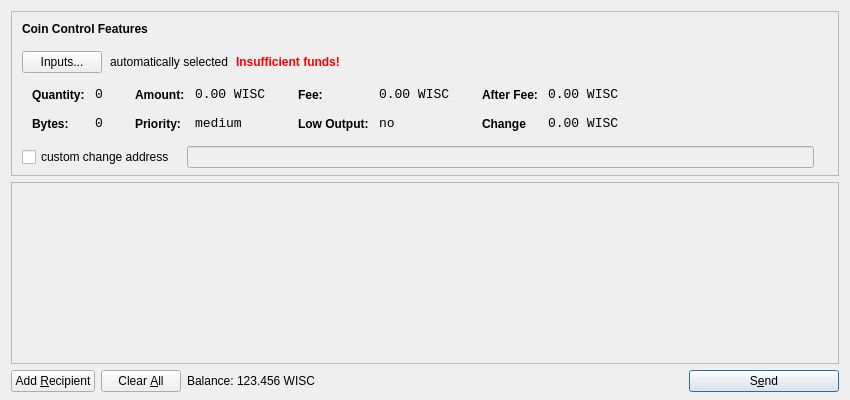
<?xml version="1.0" encoding="UTF-8"?>
<ui version="4.0">
 <class>SendCoinsDialog</class>
 <widget class="QDialog" name="SendCoinsDialog">
  <property name="geometry">
   <rect>
    <x>0</x>
    <y>0</y>
    <width>850</width>
    <height>400</height>
   </rect>
  </property>
  <property name="windowTitle">
   <string>Send Coins</string>
  </property>
  <layout class="QVBoxLayout" name="verticalLayout" stretch="0,1,0">
   <property name="bottomMargin">
    <number>8</number>
   </property>
   <item>
    <widget class="QFrame" name="frameCoinControl">
     <property name="sizePolicy">
      <sizepolicy hsizetype="Expanding" vsizetype="Expanding">
       <horstretch>0</horstretch>
       <verstretch>0</verstretch>
      </sizepolicy>
     </property>
     <property name="maximumSize">
      <size>
       <width>16777215</width>
       <height>16777215</height>
      </size>
     </property>
     <property name="frameShape">
      <enum>QFrame::StyledPanel</enum>
     </property>
     <property name="frameShadow">
      <enum>QFrame::Sunken</enum>
     </property>
     <layout class="QVBoxLayout" name="verticalLayoutCoinControl2">
      <property name="spacing">
       <number>-1</number>
      </property>
      <property name="leftMargin">
       <number>0</number>
      </property>
      <property name="topMargin">
       <number>0</number>
      </property>
      <property name="rightMargin">
       <number>0</number>
      </property>
      <property name="bottomMargin">
       <number>6</number>
      </property>
      <item>
       <layout class="QVBoxLayout" name="verticalLayoutCoinControl" stretch="0,0,0,0,1">
        <property name="spacing">
         <number>0</number>
        </property>
        <property name="leftMargin">
         <number>10</number>
        </property>
        <property name="topMargin">
         <number>10</number>
        </property>
        <item>
         <layout class="QHBoxLayout" name="horizontalLayoutCoinControl1">
          <property name="bottomMargin">
           <number>15</number>
          </property>
          <item>
           <widget class="QLabel" name="labelCoinControlFeatures">
            <property name="sizePolicy">
             <sizepolicy hsizetype="Preferred" vsizetype="Maximum">
              <horstretch>0</horstretch>
              <verstretch>0</verstretch>
             </sizepolicy>
            </property>
            <property name="font">
             <font>
              <weight>75</weight>
              <bold>true</bold>
             </font>
            </property>
            <property name="styleSheet">
             <string notr="true">font-weight:bold;</string>
            </property>
            <property name="text">
             <string>Coin Control Features</string>
            </property>
           </widget>
          </item>
         </layout>
        </item>
        <item>
         <layout class="QHBoxLayout" name="horizontalLayoutCoinControl2" stretch="0,0,0,0">
          <property name="spacing">
           <number>8</number>
          </property>
          <property name="bottomMargin">
           <number>10</number>
          </property>
          <item>
           <widget class="QPushButton" name="pushButtonCoinControl">
            <property name="styleSheet">
             <string notr="true"/>
            </property>
            <property name="text">
             <string>Inputs...</string>
            </property>
           </widget>
          </item>
          <item>
           <widget class="QLabel" name="labelCoinControlAutomaticallySelected">
            <property name="text">
             <string>automatically selected</string>
            </property>
            <property name="margin">
             <number>5</number>
            </property>
           </widget>
          </item>
          <item>
           <widget class="QLabel" name="labelCoinControlInsuffFunds">
            <property name="font">
             <font>
              <weight>75</weight>
              <bold>true</bold>
             </font>
            </property>
            <property name="styleSheet">
             <string notr="true">color:red;font-weight:bold;</string>
            </property>
            <property name="text">
             <string>Insufficient funds!</string>
            </property>
            <property name="margin">
             <number>5</number>
            </property>
           </widget>
          </item>
          <item>
           <spacer name="horizontalSpacerCoinControl">
            <property name="orientation">
             <enum>Qt::Horizontal</enum>
            </property>
            <property name="sizeHint" stdset="0">
             <size>
              <width>40</width>
              <height>1</height>
             </size>
            </property>
           </spacer>
          </item>
         </layout>
        </item>
        <item>
         <widget class="QWidget" name="widgetCoinControl" native="true">
          <property name="sizePolicy">
           <sizepolicy hsizetype="Preferred" vsizetype="Preferred">
            <horstretch>0</horstretch>
            <verstretch>0</verstretch>
           </sizepolicy>
          </property>
          <property name="minimumSize">
           <size>
            <width>0</width>
            <height>0</height>
           </size>
          </property>
          <property name="styleSheet">
           <string notr="true"/>
          </property>
          <layout class="QHBoxLayout" name="horizontalLayoutCoinControl5">
           <property name="margin">
            <number>0</number>
           </property>
           <item>
            <layout class="QHBoxLayout" name="horizontalLayoutCoinControl3" stretch="0,0,0,1">
             <property name="spacing">
              <number>20</number>
             </property>
             <property name="topMargin">
              <number>0</number>
             </property>
             <property name="bottomMargin">
              <number>10</number>
             </property>
             <item>
              <layout class="QFormLayout" name="formLayoutCoinControl1">
               <property name="horizontalSpacing">
                <number>10</number>
               </property>
               <property name="verticalSpacing">
                <number>14</number>
               </property>
               <property name="leftMargin">
                <number>10</number>
               </property>
               <property name="topMargin">
                <number>4</number>
               </property>
               <property name="rightMargin">
                <number>6</number>
               </property>
               <item row="0" column="0">
                <widget class="QLabel" name="labelCoinControlQuantityText">
                 <property name="styleSheet">
                  <string notr="true">font-weight:bold;</string>
                 </property>
                 <property name="text">
                  <string>Quantity:</string>
                 </property>
                 <property name="margin">
                  <number>0</number>
                 </property>
                </widget>
               </item>
               <item row="0" column="1">
                <widget class="QLabel" name="labelCoinControlQuantity">
                 <property name="font">
                  <font>
                   <family>Monospace</family>
                   <pointsize>10</pointsize>
                  </font>
                 </property>
                 <property name="cursor">
                  <cursorShape>IBeamCursor</cursorShape>
                 </property>
                 <property name="contextMenuPolicy">
                  <enum>Qt::ActionsContextMenu</enum>
                 </property>
                 <property name="text">
                  <string>0</string>
                 </property>
                 <property name="margin">
                  <number>0</number>
                 </property>
                 <property name="textInteractionFlags">
                  <set>Qt::LinksAccessibleByMouse|Qt::TextSelectableByKeyboard|Qt::TextSelectableByMouse</set>
                 </property>
                </widget>
               </item>
               <item row="1" column="0">
                <widget class="QLabel" name="labelCoinControlBytesText">
                 <property name="styleSheet">
                  <string notr="true">font-weight:bold;</string>
                 </property>
                 <property name="text">
                  <string>Bytes:</string>
                 </property>
                </widget>
               </item>
               <item row="1" column="1">
                <widget class="QLabel" name="labelCoinControlBytes">
                 <property name="font">
                  <font>
                   <family>Monospace</family>
                   <pointsize>10</pointsize>
                  </font>
                 </property>
                 <property name="cursor">
                  <cursorShape>IBeamCursor</cursorShape>
                 </property>
                 <property name="contextMenuPolicy">
                  <enum>Qt::ActionsContextMenu</enum>
                 </property>
                 <property name="text">
                  <string>0</string>
                 </property>
                 <property name="textInteractionFlags">
                  <set>Qt::LinksAccessibleByMouse|Qt::TextSelectableByKeyboard|Qt::TextSelectableByMouse</set>
                 </property>
                </widget>
               </item>
              </layout>
             </item>
             <item>
              <layout class="QFormLayout" name="formLayoutCoinControl2">
               <property name="horizontalSpacing">
                <number>10</number>
               </property>
               <property name="verticalSpacing">
                <number>14</number>
               </property>
               <property name="leftMargin">
                <number>6</number>
               </property>
               <property name="topMargin">
                <number>4</number>
               </property>
               <property name="rightMargin">
                <number>6</number>
               </property>
               <item row="0" column="0">
                <widget class="QLabel" name="labelCoinControlAmountText">
                 <property name="styleSheet">
                  <string notr="true">font-weight:bold;</string>
                 </property>
                 <property name="text">
                  <string>Amount:</string>
                 </property>
                 <property name="margin">
                  <number>0</number>
                 </property>
                </widget>
               </item>
               <item row="0" column="1">
                <widget class="QLabel" name="labelCoinControlAmount">
                 <property name="font">
                  <font>
                   <family>Monospace</family>
                   <pointsize>10</pointsize>
                  </font>
                 </property>
                 <property name="cursor">
                  <cursorShape>IBeamCursor</cursorShape>
                 </property>
                 <property name="contextMenuPolicy">
                  <enum>Qt::ActionsContextMenu</enum>
                 </property>
                 <property name="text">
                  <string>0.00 WISC</string>
                 </property>
                 <property name="textInteractionFlags">
                  <set>Qt::LinksAccessibleByMouse|Qt::TextSelectableByKeyboard|Qt::TextSelectableByMouse</set>
                 </property>
                </widget>
               </item>
               <item row="1" column="0">
                <widget class="QLabel" name="labelCoinControlPriorityText">
                 <property name="styleSheet">
                  <string notr="true">font-weight:bold;</string>
                 </property>
                 <property name="text">
                  <string>Priority:</string>
                 </property>
                </widget>
               </item>
               <item row="1" column="1">
                <widget class="QLabel" name="labelCoinControlPriority">
                 <property name="font">
                  <font>
                   <family>Monospace</family>
                   <pointsize>10</pointsize>
                  </font>
                 </property>
                 <property name="cursor">
                  <cursorShape>IBeamCursor</cursorShape>
                 </property>
                 <property name="contextMenuPolicy">
                  <enum>Qt::ActionsContextMenu</enum>
                 </property>
                 <property name="text">
                  <string>medium</string>
                 </property>
                 <property name="textInteractionFlags">
                  <set>Qt::LinksAccessibleByMouse|Qt::TextSelectableByKeyboard|Qt::TextSelectableByMouse</set>
                 </property>
                </widget>
               </item>
              </layout>
             </item>
             <item>
              <layout class="QFormLayout" name="formLayoutCoinControl3">
               <property name="horizontalSpacing">
                <number>10</number>
               </property>
               <property name="verticalSpacing">
                <number>14</number>
               </property>
               <property name="leftMargin">
                <number>6</number>
               </property>
               <property name="topMargin">
                <number>4</number>
               </property>
               <property name="rightMargin">
                <number>6</number>
               </property>
               <item row="0" column="0">
                <widget class="QLabel" name="labelCoinControlFeeText">
                 <property name="styleSheet">
                  <string notr="true">font-weight:bold;</string>
                 </property>
                 <property name="text">
                  <string>Fee:</string>
                 </property>
                 <property name="margin">
                  <number>0</number>
                 </property>
                </widget>
               </item>
               <item row="0" column="1">
                <widget class="QLabel" name="labelCoinControlFee">
                 <property name="font">
                  <font>
                   <family>Monospace</family>
                   <pointsize>10</pointsize>
                  </font>
                 </property>
                 <property name="cursor">
                  <cursorShape>IBeamCursor</cursorShape>
                 </property>
                 <property name="contextMenuPolicy">
                  <enum>Qt::ActionsContextMenu</enum>
                 </property>
                 <property name="text">
                  <string>0.00 WISC</string>
                 </property>
                 <property name="textInteractionFlags">
                  <set>Qt::LinksAccessibleByMouse|Qt::TextSelectableByKeyboard|Qt::TextSelectableByMouse</set>
                 </property>
                </widget>
               </item>
               <item row="1" column="0">
                <widget class="QLabel" name="labelCoinControlLowOutputText">
                 <property name="styleSheet">
                  <string notr="true">font-weight:bold;</string>
                 </property>
                 <property name="text">
                  <string>Low Output:</string>
                 </property>
                </widget>
               </item>
               <item row="1" column="1">
                <widget class="QLabel" name="labelCoinControlLowOutput">
                 <property name="font">
                  <font>
                   <family>Monospace</family>
                   <pointsize>10</pointsize>
                  </font>
                 </property>
                 <property name="cursor">
                  <cursorShape>IBeamCursor</cursorShape>
                 </property>
                 <property name="contextMenuPolicy">
                  <enum>Qt::ActionsContextMenu</enum>
                 </property>
                 <property name="text">
                  <string>no</string>
                 </property>
                 <property name="textInteractionFlags">
                  <set>Qt::LinksAccessibleByMouse|Qt::TextSelectableByKeyboard|Qt::TextSelectableByMouse</set>
                 </property>
                </widget>
               </item>
              </layout>
             </item>
             <item>
              <layout class="QFormLayout" name="formLayoutCoinControl4">
               <property name="horizontalSpacing">
                <number>10</number>
               </property>
               <property name="verticalSpacing">
                <number>14</number>
               </property>
               <property name="leftMargin">
                <number>6</number>
               </property>
               <property name="topMargin">
                <number>4</number>
               </property>
               <property name="rightMargin">
                <number>6</number>
               </property>
               <item row="0" column="0">
                <widget class="QLabel" name="labelCoinControlAfterFeeText">
                 <property name="styleSheet">
                  <string notr="true">font-weight:bold;</string>
                 </property>
                 <property name="text">
                  <string>After Fee:</string>
                 </property>
                 <property name="margin">
                  <number>0</number>
                 </property>
                </widget>
               </item>
               <item row="0" column="1">
                <widget class="QLabel" name="labelCoinControlAfterFee">
                 <property name="font">
                  <font>
                   <family>Monospace</family>
                   <pointsize>10</pointsize>
                  </font>
                 </property>
                 <property name="cursor">
                  <cursorShape>IBeamCursor</cursorShape>
                 </property>
                 <property name="contextMenuPolicy">
                  <enum>Qt::ActionsContextMenu</enum>
                 </property>
                 <property name="text">
                  <string>0.00 WISC</string>
                 </property>
                 <property name="textInteractionFlags">
                  <set>Qt::LinksAccessibleByMouse|Qt::TextSelectableByKeyboard|Qt::TextSelectableByMouse</set>
                 </property>
                </widget>
               </item>
               <item row="1" column="0">
                <widget class="QLabel" name="labelCoinControlChangeText">
                 <property name="styleSheet">
                  <string notr="true">font-weight:bold;</string>
                 </property>
                 <property name="text">
                  <string>Change</string>
                 </property>
                </widget>
               </item>
               <item row="1" column="1">
                <widget class="QLabel" name="labelCoinControlChange">
                 <property name="font">
                  <font>
                   <family>Monospace</family>
                   <pointsize>10</pointsize>
                  </font>
                 </property>
                 <property name="cursor">
                  <cursorShape>IBeamCursor</cursorShape>
                 </property>
                 <property name="contextMenuPolicy">
                  <enum>Qt::ActionsContextMenu</enum>
                 </property>
                 <property name="text">
                  <string>0.00 WISC</string>
                 </property>
                 <property name="textInteractionFlags">
                  <set>Qt::LinksAccessibleByMouse|Qt::TextSelectableByKeyboard|Qt::TextSelectableByMouse</set>
                 </property>
                </widget>
               </item>
              </layout>
             </item>
            </layout>
           </item>
          </layout>
         </widget>
        </item>
        <item>
         <layout class="QHBoxLayout" name="horizontalLayoutCoinControl4" stretch="0,0,0">
          <property name="spacing">
           <number>12</number>
          </property>
          <property name="sizeConstraint">
           <enum>QLayout::SetDefaultConstraint</enum>
          </property>
          <property name="topMargin">
           <number>5</number>
          </property>
          <property name="rightMargin">
           <number>5</number>
          </property>
          <item>
           <widget class="QCheckBox" name="checkBoxCoinControlChange">
            <property name="text">
             <string>custom change address</string>
            </property>
           </widget>
          </item>
          <item>
           <widget class="QLineEdit" name="lineEditCoinControlChange">
            <property name="enabled">
             <bool>false</bool>
            </property>
            <property name="sizePolicy">
             <sizepolicy hsizetype="Expanding" vsizetype="Fixed">
              <horstretch>0</horstretch>
              <verstretch>0</verstretch>
             </sizepolicy>
            </property>
           </widget>
          </item>
          <item>
           <widget class="QLabel" name="labelCoinControlChangeLabel">
            <property name="sizePolicy">
             <sizepolicy hsizetype="Preferred" vsizetype="Expanding">
              <horstretch>0</horstretch>
              <verstretch>0</verstretch>
             </sizepolicy>
            </property>
            <property name="minimumSize">
             <size>
              <width>0</width>
              <height>0</height>
             </size>
            </property>
            <property name="text">
             <string/>
            </property>
            <property name="margin">
             <number>3</number>
            </property>
           </widget>
          </item>
         </layout>
        </item>
        <item>
         <spacer name="verticalSpacerCoinControl">
          <property name="orientation">
           <enum>Qt::Vertical</enum>
          </property>
          <property name="sizeHint" stdset="0">
           <size>
            <width>800</width>
            <height>1</height>
           </size>
          </property>
         </spacer>
        </item>
       </layout>
      </item>
     </layout>
    </widget>
   </item>
   <item>
    <widget class="QScrollArea" name="scrollArea">
     <property name="widgetResizable">
      <bool>true</bool>
     </property>
     <widget class="QWidget" name="scrollAreaWidgetContents">
      <property name="geometry">
       <rect>
        <x>0</x>
        <y>0</y>
        <width>830</width>
        <height>165</height>
       </rect>
      </property>
      <layout class="QVBoxLayout" name="verticalLayout_2">
       <property name="margin">
        <number>0</number>
       </property>
       <item>
        <layout class="QVBoxLayout" name="entries">
         <property name="spacing">
          <number>6</number>
         </property>
        </layout>
       </item>
       <item>
        <spacer name="verticalSpacer">
         <property name="orientation">
          <enum>Qt::Vertical</enum>
         </property>
         <property name="sizeHint" stdset="0">
          <size>
           <width>20</width>
           <height>40</height>
          </size>
         </property>
        </spacer>
       </item>
      </layout>
     </widget>
    </widget>
   </item>
   <item>
    <layout class="QHBoxLayout" name="horizontalLayout">
     <item>
      <widget class="QPushButton" name="addButton">
       <property name="toolTip">
        <string>Send to multiple recipients at once</string>
       </property>
       <property name="text">
        <string>Add &amp;Recipient</string>
       </property>
       <property name="icon">
        <iconset resource="../bitcoin.qrc">
         <normaloff>:/icons/add</normaloff>:/icons/add</iconset>
       </property>
       <property name="autoDefault">
        <bool>false</bool>
       </property>
      </widget>
     </item>
     <item>
      <widget class="QPushButton" name="clearButton">
       <property name="sizePolicy">
        <sizepolicy hsizetype="Minimum" vsizetype="Fixed">
         <horstretch>0</horstretch>
         <verstretch>0</verstretch>
        </sizepolicy>
       </property>
       <property name="toolTip">
        <string>Remove all transaction fields</string>
       </property>
       <property name="text">
        <string>Clear &amp;All</string>
       </property>
       <property name="icon">
        <iconset resource="../bitcoin.qrc">
         <normaloff>:/icons/remove</normaloff>:/icons/remove</iconset>
       </property>
       <property name="autoRepeatDelay">
        <number>300</number>
       </property>
       <property name="autoDefault">
        <bool>false</bool>
       </property>
      </widget>
     </item>
     <item>
      <layout class="QHBoxLayout" name="horizontalLayout_2">
       <property name="spacing">
        <number>3</number>
       </property>
       <item>
        <widget class="QLabel" name="label">
         <property name="sizePolicy">
          <sizepolicy hsizetype="Preferred" vsizetype="Fixed">
           <horstretch>0</horstretch>
           <verstretch>0</verstretch>
          </sizepolicy>
         </property>
         <property name="text">
          <string>Balance:</string>
         </property>
        </widget>
       </item>
       <item>
        <widget class="QLabel" name="labelBalance">
         <property name="sizePolicy">
          <sizepolicy hsizetype="Preferred" vsizetype="Fixed">
           <horstretch>0</horstretch>
           <verstretch>0</verstretch>
          </sizepolicy>
         </property>
         <property name="cursor">
          <cursorShape>IBeamCursor</cursorShape>
         </property>
         <property name="text">
          <string>123.456 WISC</string>
         </property>
         <property name="textInteractionFlags">
          <set>Qt::LinksAccessibleByMouse|Qt::TextSelectableByKeyboard|Qt::TextSelectableByMouse</set>
         </property>
        </widget>
       </item>
      </layout>
     </item>
     <item>
      <spacer name="horizontalSpacer">
       <property name="orientation">
        <enum>Qt::Horizontal</enum>
       </property>
       <property name="sizeHint" stdset="0">
        <size>
         <width>40</width>
         <height>20</height>
        </size>
       </property>
      </spacer>
     </item>
     <item>
      <widget class="QPushButton" name="sendButton">
       <property name="minimumSize">
        <size>
         <width>150</width>
         <height>0</height>
        </size>
       </property>
       <property name="toolTip">
        <string>Confirm the send action</string>
       </property>
       <property name="text">
        <string>S&amp;end</string>
       </property>
       <property name="icon">
        <iconset resource="../bitcoin.qrc">
         <normaloff>:/icons/send</normaloff>:/icons/send</iconset>
       </property>
       <property name="default">
        <bool>true</bool>
       </property>
      </widget>
     </item>
    </layout>
   </item>
  </layout>
 </widget>
 <resources>
  <include location="../bitcoin.qrc"/>
 </resources>
 <connections/>
</ui>
